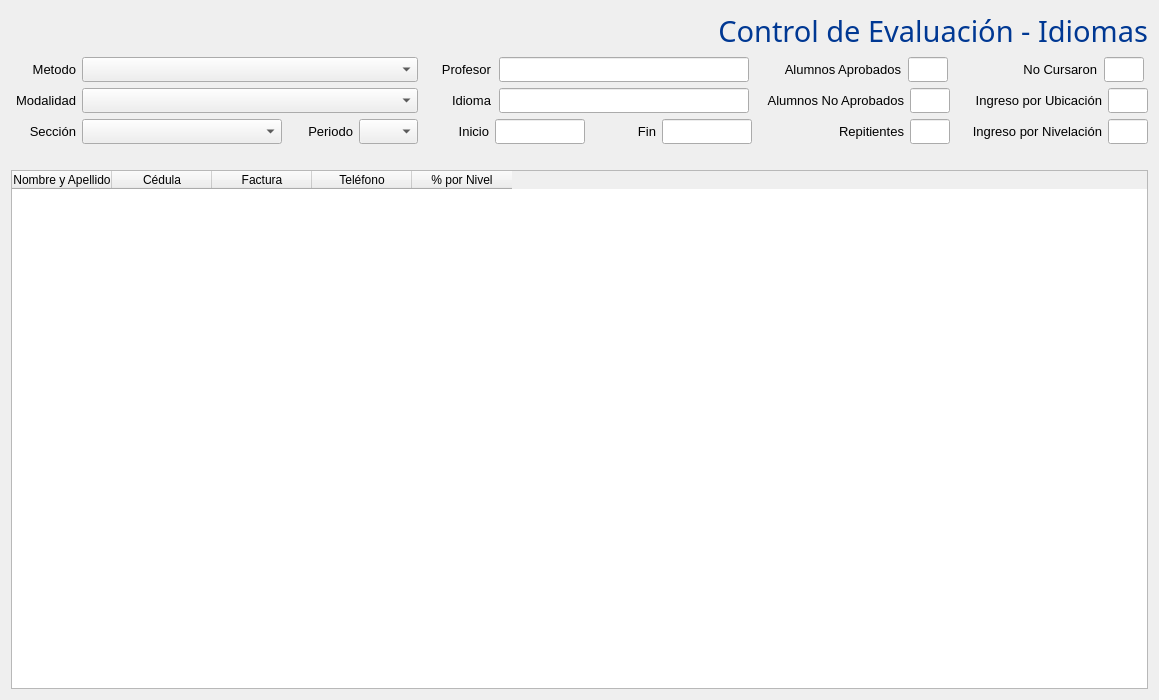
<?xml version="1.0" encoding="UTF-8"?>
<ui version="4.0">
 <class>evaluacion</class>
 <widget class="QWidget" name="evaluacion">
  <property name="geometry">
   <rect>
    <x>0</x>
    <y>0</y>
    <width>1159</width>
    <height>700</height>
   </rect>
  </property>
  <property name="windowTitle">
   <string>Form</string>
  </property>
  <layout class="QVBoxLayout" name="verticalLayout_4">
   <item>
    <widget class="QLabel" name="label_19">
     <property name="font">
      <font>
       <family>Gill Sans MT</family>
       <pointsize>22</pointsize>
       <weight>50</weight>
       <italic>false</italic>
       <bold>false</bold>
      </font>
     </property>
     <property name="styleSheet">
      <string notr="true">font: 22pt &quot;Gill Sans MT&quot;;
color: rgb(00,56,147);</string>
     </property>
     <property name="text">
      <string>Control de Evaluación - Idiomas</string>
     </property>
     <property name="alignment">
      <set>Qt::AlignRight|Qt::AlignTrailing|Qt::AlignVCenter</set>
     </property>
    </widget>
   </item>
   <item>
    <layout class="QHBoxLayout" name="horizontalLayout">
     <item>
      <layout class="QVBoxLayout" name="verticalLayout">
       <item>
        <layout class="QHBoxLayout" name="horizontalLayout_2">
         <item>
          <widget class="QLabel" name="label_2">
           <property name="minimumSize">
            <size>
             <width>65</width>
             <height>0</height>
            </size>
           </property>
           <property name="maximumSize">
            <size>
             <width>65</width>
             <height>16777215</height>
            </size>
           </property>
           <property name="font">
            <font>
             <family>Segoe UI</family>
             <pointsize>10</pointsize>
            </font>
           </property>
           <property name="text">
            <string>Metodo</string>
           </property>
           <property name="alignment">
            <set>Qt::AlignRight|Qt::AlignTrailing|Qt::AlignVCenter</set>
           </property>
          </widget>
         </item>
         <item>
          <widget class="QComboBox" name="metodo">
           <property name="minimumSize">
            <size>
             <width>0</width>
             <height>25</height>
            </size>
           </property>
           <property name="font">
            <font>
             <family>Segoe UI</family>
             <pointsize>9</pointsize>
            </font>
           </property>
          </widget>
         </item>
        </layout>
       </item>
       <item>
        <layout class="QHBoxLayout" name="horizontalLayout_3">
         <item>
          <widget class="QLabel" name="label">
           <property name="minimumSize">
            <size>
             <width>65</width>
             <height>0</height>
            </size>
           </property>
           <property name="maximumSize">
            <size>
             <width>65</width>
             <height>16777215</height>
            </size>
           </property>
           <property name="font">
            <font>
             <family>Segoe UI</family>
             <pointsize>10</pointsize>
            </font>
           </property>
           <property name="text">
            <string>Modalidad</string>
           </property>
           <property name="alignment">
            <set>Qt::AlignRight|Qt::AlignTrailing|Qt::AlignVCenter</set>
           </property>
          </widget>
         </item>
         <item>
          <widget class="QComboBox" name="modalidad_2">
           <property name="minimumSize">
            <size>
             <width>0</width>
             <height>25</height>
            </size>
           </property>
           <property name="maximumSize">
            <size>
             <width>16777215</width>
             <height>16777215</height>
            </size>
           </property>
           <property name="font">
            <font>
             <family>Segoe UI</family>
             <pointsize>9</pointsize>
            </font>
           </property>
          </widget>
         </item>
        </layout>
       </item>
       <item>
        <layout class="QHBoxLayout" name="horizontalLayout_5">
         <item>
          <widget class="QLabel" name="label_15">
           <property name="minimumSize">
            <size>
             <width>65</width>
             <height>0</height>
            </size>
           </property>
           <property name="maximumSize">
            <size>
             <width>65</width>
             <height>16777215</height>
            </size>
           </property>
           <property name="font">
            <font>
             <family>Segoe UI</family>
             <pointsize>10</pointsize>
            </font>
           </property>
           <property name="text">
            <string>Sección</string>
           </property>
           <property name="alignment">
            <set>Qt::AlignRight|Qt::AlignTrailing|Qt::AlignVCenter</set>
           </property>
          </widget>
         </item>
         <item>
          <widget class="QComboBox" name="seccion">
           <property name="minimumSize">
            <size>
             <width>200</width>
             <height>25</height>
            </size>
           </property>
           <property name="font">
            <font>
             <family>Segoe UI</family>
             <pointsize>9</pointsize>
            </font>
           </property>
          </widget>
         </item>
         <item>
          <widget class="QLabel" name="label_5">
           <property name="minimumSize">
            <size>
             <width>65</width>
             <height>0</height>
            </size>
           </property>
           <property name="maximumSize">
            <size>
             <width>65</width>
             <height>16777215</height>
            </size>
           </property>
           <property name="font">
            <font>
             <family>Segoe UI</family>
             <pointsize>10</pointsize>
            </font>
           </property>
           <property name="text">
            <string>Periodo</string>
           </property>
           <property name="alignment">
            <set>Qt::AlignRight|Qt::AlignTrailing|Qt::AlignVCenter</set>
           </property>
          </widget>
         </item>
         <item>
          <widget class="QComboBox" name="periodo_2">
           <property name="minimumSize">
            <size>
             <width>0</width>
             <height>25</height>
            </size>
           </property>
           <property name="maximumSize">
            <size>
             <width>59</width>
             <height>16777215</height>
            </size>
           </property>
          </widget>
         </item>
        </layout>
       </item>
      </layout>
     </item>
     <item>
      <layout class="QVBoxLayout" name="verticalLayout_2">
       <item>
        <layout class="QHBoxLayout" name="horizontalLayout_7">
         <item>
          <widget class="QLabel" name="label_9">
           <property name="minimumSize">
            <size>
             <width>65</width>
             <height>0</height>
            </size>
           </property>
           <property name="maximumSize">
            <size>
             <width>65</width>
             <height>16777215</height>
            </size>
           </property>
           <property name="font">
            <font>
             <family>Segoe UI</family>
             <pointsize>10</pointsize>
            </font>
           </property>
           <property name="text">
            <string>Profesor</string>
           </property>
           <property name="alignment">
            <set>Qt::AlignRight|Qt::AlignTrailing|Qt::AlignVCenter</set>
           </property>
          </widget>
         </item>
         <item>
          <widget class="QLineEdit" name="prof">
           <property name="minimumSize">
            <size>
             <width>250</width>
             <height>25</height>
            </size>
           </property>
           <property name="maximumSize">
            <size>
             <width>250</width>
             <height>16777215</height>
            </size>
           </property>
           <property name="font">
            <font>
             <family>Segoe UI</family>
             <pointsize>9</pointsize>
            </font>
           </property>
          </widget>
         </item>
        </layout>
       </item>
       <item>
        <layout class="QHBoxLayout" name="horizontalLayout_6">
         <item>
          <widget class="QLabel" name="label_8">
           <property name="minimumSize">
            <size>
             <width>65</width>
             <height>0</height>
            </size>
           </property>
           <property name="maximumSize">
            <size>
             <width>65</width>
             <height>16777215</height>
            </size>
           </property>
           <property name="font">
            <font>
             <family>Segoe UI</family>
             <pointsize>10</pointsize>
            </font>
           </property>
           <property name="text">
            <string>Idioma</string>
           </property>
           <property name="alignment">
            <set>Qt::AlignRight|Qt::AlignTrailing|Qt::AlignVCenter</set>
           </property>
          </widget>
         </item>
         <item>
          <widget class="QLineEdit" name="idioma">
           <property name="minimumSize">
            <size>
             <width>250</width>
             <height>25</height>
            </size>
           </property>
           <property name="maximumSize">
            <size>
             <width>250</width>
             <height>16777215</height>
            </size>
           </property>
           <property name="font">
            <font>
             <family>Segoe UI</family>
             <pointsize>9</pointsize>
            </font>
           </property>
          </widget>
         </item>
        </layout>
       </item>
       <item>
        <layout class="QHBoxLayout" name="horizontalLayout_8">
         <item>
          <widget class="QLabel" name="label_6">
           <property name="minimumSize">
            <size>
             <width>65</width>
             <height>0</height>
            </size>
           </property>
           <property name="maximumSize">
            <size>
             <width>65</width>
             <height>16777215</height>
            </size>
           </property>
           <property name="font">
            <font>
             <family>Segoe UI</family>
             <pointsize>10</pointsize>
            </font>
           </property>
           <property name="text">
            <string>Inicio</string>
           </property>
           <property name="alignment">
            <set>Qt::AlignRight|Qt::AlignTrailing|Qt::AlignVCenter</set>
           </property>
          </widget>
         </item>
         <item>
          <widget class="QLineEdit" name="inicio">
           <property name="minimumSize">
            <size>
             <width>90</width>
             <height>25</height>
            </size>
           </property>
           <property name="maximumSize">
            <size>
             <width>90</width>
             <height>16777215</height>
            </size>
           </property>
           <property name="font">
            <font>
             <family>Segoe UI</family>
             <pointsize>9</pointsize>
            </font>
           </property>
          </widget>
         </item>
         <item>
          <widget class="QLabel" name="label_7">
           <property name="minimumSize">
            <size>
             <width>65</width>
             <height>0</height>
            </size>
           </property>
           <property name="maximumSize">
            <size>
             <width>65</width>
             <height>16777215</height>
            </size>
           </property>
           <property name="font">
            <font>
             <family>Segoe UI</family>
             <pointsize>10</pointsize>
            </font>
           </property>
           <property name="text">
            <string>Fin</string>
           </property>
           <property name="alignment">
            <set>Qt::AlignRight|Qt::AlignTrailing|Qt::AlignVCenter</set>
           </property>
          </widget>
         </item>
         <item>
          <widget class="QLineEdit" name="fin">
           <property name="minimumSize">
            <size>
             <width>90</width>
             <height>25</height>
            </size>
           </property>
           <property name="maximumSize">
            <size>
             <width>90</width>
             <height>16777215</height>
            </size>
           </property>
           <property name="font">
            <font>
             <family>Segoe UI</family>
             <pointsize>9</pointsize>
            </font>
           </property>
          </widget>
         </item>
        </layout>
       </item>
      </layout>
     </item>
     <item>
      <layout class="QVBoxLayout" name="verticalLayout_3">
       <item>
        <layout class="QHBoxLayout" name="horizontalLayout_9">
         <item>
          <widget class="QLabel" name="label_11">
           <property name="minimumSize">
            <size>
             <width>142</width>
             <height>0</height>
            </size>
           </property>
           <property name="maximumSize">
            <size>
             <width>142</width>
             <height>16777215</height>
            </size>
           </property>
           <property name="font">
            <font>
             <family>Segoe UI</family>
             <pointsize>10</pointsize>
            </font>
           </property>
           <property name="text">
            <string>Alumnos Aprobados</string>
           </property>
           <property name="alignment">
            <set>Qt::AlignRight|Qt::AlignTrailing|Qt::AlignVCenter</set>
           </property>
          </widget>
         </item>
         <item>
          <widget class="QLineEdit" name="aprob">
           <property name="minimumSize">
            <size>
             <width>40</width>
             <height>25</height>
            </size>
           </property>
           <property name="maximumSize">
            <size>
             <width>40</width>
             <height>16777215</height>
            </size>
           </property>
           <property name="font">
            <font>
             <family>Segoe UI</family>
             <pointsize>9</pointsize>
            </font>
           </property>
          </widget>
         </item>
         <item>
          <widget class="QLabel" name="label_14">
           <property name="minimumSize">
            <size>
             <width>140</width>
             <height>0</height>
            </size>
           </property>
           <property name="maximumSize">
            <size>
             <width>142</width>
             <height>16777215</height>
            </size>
           </property>
           <property name="font">
            <font>
             <family>Segoe UI</family>
             <pointsize>10</pointsize>
            </font>
           </property>
           <property name="text">
            <string>No Cursaron</string>
           </property>
           <property name="alignment">
            <set>Qt::AlignRight|Qt::AlignTrailing|Qt::AlignVCenter</set>
           </property>
          </widget>
         </item>
         <item>
          <widget class="QLineEdit" name="nc">
           <property name="minimumSize">
            <size>
             <width>40</width>
             <height>25</height>
            </size>
           </property>
           <property name="maximumSize">
            <size>
             <width>40</width>
             <height>16777215</height>
            </size>
           </property>
           <property name="font">
            <font>
             <family>Segoe UI</family>
             <pointsize>9</pointsize>
            </font>
           </property>
          </widget>
         </item>
        </layout>
       </item>
       <item>
        <layout class="QHBoxLayout" name="horizontalLayout_10">
         <item>
          <widget class="QLabel" name="label_12">
           <property name="minimumSize">
            <size>
             <width>142</width>
             <height>0</height>
            </size>
           </property>
           <property name="font">
            <font>
             <family>Segoe UI</family>
             <pointsize>10</pointsize>
            </font>
           </property>
           <property name="text">
            <string>Alumnos No Aprobados</string>
           </property>
           <property name="alignment">
            <set>Qt::AlignRight|Qt::AlignTrailing|Qt::AlignVCenter</set>
           </property>
          </widget>
         </item>
         <item>
          <widget class="QLineEdit" name="naprob">
           <property name="minimumSize">
            <size>
             <width>40</width>
             <height>25</height>
            </size>
           </property>
           <property name="maximumSize">
            <size>
             <width>40</width>
             <height>16777215</height>
            </size>
           </property>
           <property name="font">
            <font>
             <family>Segoe UI</family>
             <pointsize>9</pointsize>
            </font>
           </property>
          </widget>
         </item>
         <item>
          <widget class="QLabel" name="label_16">
           <property name="minimumSize">
            <size>
             <width>140</width>
             <height>0</height>
            </size>
           </property>
           <property name="font">
            <font>
             <family>Segoe UI</family>
             <pointsize>10</pointsize>
            </font>
           </property>
           <property name="text">
            <string>Ingreso por Ubicación</string>
           </property>
           <property name="alignment">
            <set>Qt::AlignRight|Qt::AlignTrailing|Qt::AlignVCenter</set>
           </property>
          </widget>
         </item>
         <item>
          <widget class="QLineEdit" name="ubic">
           <property name="minimumSize">
            <size>
             <width>40</width>
             <height>25</height>
            </size>
           </property>
           <property name="maximumSize">
            <size>
             <width>40</width>
             <height>16777215</height>
            </size>
           </property>
          </widget>
         </item>
        </layout>
       </item>
       <item>
        <layout class="QHBoxLayout" name="horizontalLayout_11">
         <item>
          <widget class="QLabel" name="label_13">
           <property name="minimumSize">
            <size>
             <width>142</width>
             <height>0</height>
            </size>
           </property>
           <property name="font">
            <font>
             <family>Segoe UI</family>
             <pointsize>10</pointsize>
            </font>
           </property>
           <property name="text">
            <string>Repitientes</string>
           </property>
           <property name="alignment">
            <set>Qt::AlignRight|Qt::AlignTrailing|Qt::AlignVCenter</set>
           </property>
          </widget>
         </item>
         <item>
          <widget class="QLineEdit" name="rep">
           <property name="minimumSize">
            <size>
             <width>40</width>
             <height>25</height>
            </size>
           </property>
           <property name="maximumSize">
            <size>
             <width>40</width>
             <height>16777215</height>
            </size>
           </property>
           <property name="font">
            <font>
             <family>Segoe UI</family>
             <pointsize>9</pointsize>
            </font>
           </property>
          </widget>
         </item>
         <item>
          <widget class="QLabel" name="label_17">
           <property name="minimumSize">
            <size>
             <width>140</width>
             <height>0</height>
            </size>
           </property>
           <property name="font">
            <font>
             <family>Segoe UI</family>
             <pointsize>10</pointsize>
            </font>
           </property>
           <property name="text">
            <string>Ingreso por Nivelación</string>
           </property>
           <property name="alignment">
            <set>Qt::AlignRight|Qt::AlignTrailing|Qt::AlignVCenter</set>
           </property>
          </widget>
         </item>
         <item>
          <widget class="QLineEdit" name="nivel_2">
           <property name="minimumSize">
            <size>
             <width>40</width>
             <height>25</height>
            </size>
           </property>
           <property name="maximumSize">
            <size>
             <width>40</width>
             <height>16777215</height>
            </size>
           </property>
          </widget>
         </item>
        </layout>
       </item>
      </layout>
     </item>
    </layout>
   </item>
   <item>
    <spacer name="verticalSpacer_4">
     <property name="orientation">
      <enum>Qt::Vertical</enum>
     </property>
     <property name="sizeType">
      <enum>QSizePolicy::Fixed</enum>
     </property>
     <property name="sizeHint" stdset="0">
      <size>
       <width>20</width>
       <height>20</height>
      </size>
     </property>
    </spacer>
   </item>
   <item>
    <widget class="QTableWidget" name="tabla">
     <property name="font">
      <font>
       <family>Segoe UI</family>
      </font>
     </property>
     <column>
      <property name="text">
       <string>Nombre y Apellido</string>
      </property>
     </column>
     <column>
      <property name="text">
       <string>Cédula</string>
      </property>
     </column>
     <column>
      <property name="text">
       <string>Factura</string>
      </property>
     </column>
     <column>
      <property name="text">
       <string>Teléfono</string>
      </property>
     </column>
     <column>
      <property name="text">
       <string>% por Nivel</string>
      </property>
     </column>
    </widget>
   </item>
  </layout>
 </widget>
 <resources/>
 <connections/>
</ui>
